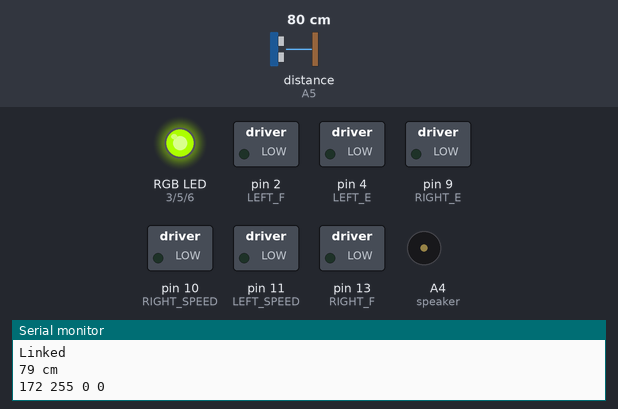
This sketch was run on a simulated Arduino Uno, built with avr-gcc and run on an emulated ATmega328P. Shown: switched loads named in the sketch (green lamp = pin HIGH), an RGB LED mixed from three pins (HIGH = lit), buzzer (waves = sounding, pin HIGH), the last lines printed to the serial monitor. Wiring (inferred from the names in the program): ultrasonic range finder: trigger pin 12; echo A5. Inputs (shaded band) come from the test bench; at power-on: distance to the obstacle (sensor on A5) 80 cm. The echo pulse lasts 58.3 µs per cm; the modem accepts every AT command (registered, SIM ready, sends succeed) and sends nothing else; pins used as bus, display or sensor lines are not drawn.

Above: at 10.4 s.
10.5 s: distance to the obstacle (sensor on A5) set to 7 cm
At 12.4 s:
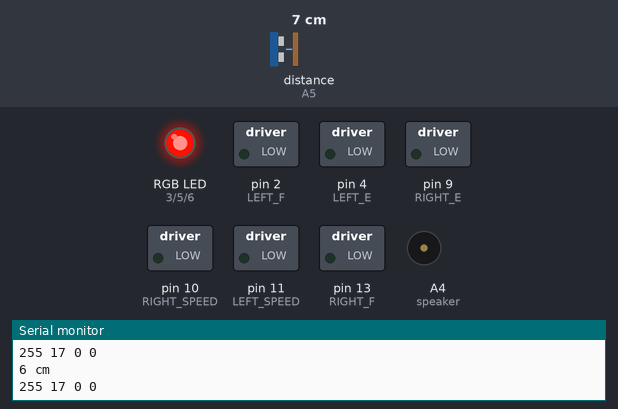
12.7 s: distance to the obstacle (sensor on A5) set to 4 cm
At 14.1 s:
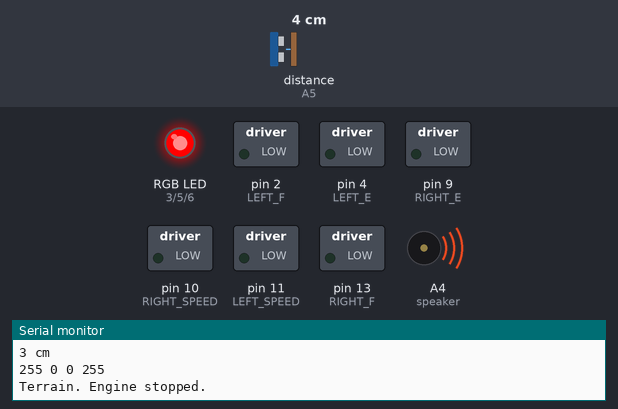
14.8 s: distance to the obstacle (sensor on A5) set to 60 cm
At 18.7 s:
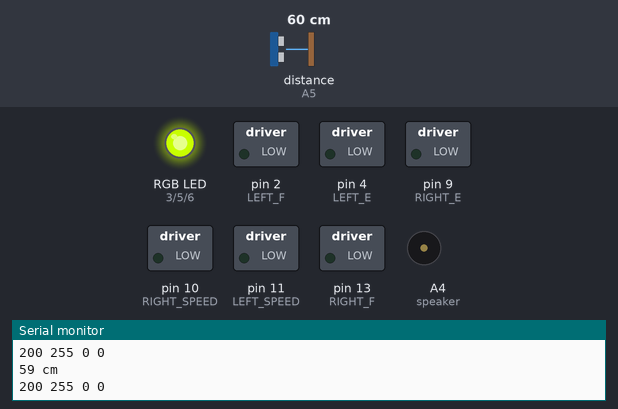
19.0 s: distance to the obstacle (sensor on A5) set to 250 cm
21.2 s: distance to the obstacle (sensor on A5) set to 205 cm
23.0 s: distance to the obstacle (sensor on A5) set to 197 cm
At 25.3 s:
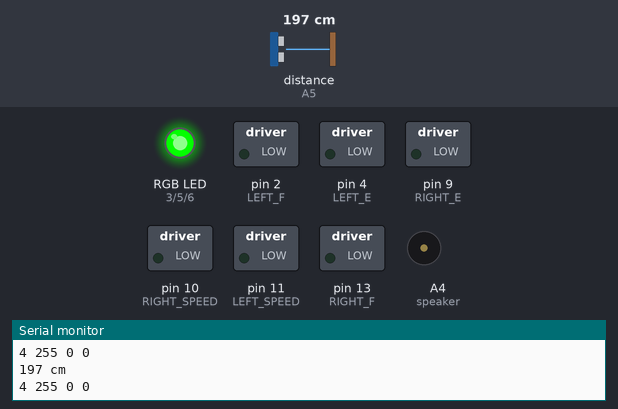
Timing chart, 0 to 26.4 s (numbered marks = the images above; inputs shaded):
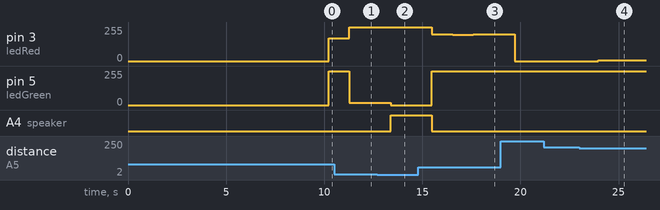

The sketch:

WiFiTest.ino
```cpp
#include <SoftwareSerial.h>
#define RX 8
#define TX 7

#define LEFT_SPEED 11
#define LEFT_F 2
#define LEFT_E 4
#define RIGHT_SPEED 10
#define RIGHT_F 13
#define RIGHT_E 9

#define trigPin 12
#define echoPin A5
#define ledRed 3
#define ledGreen 5
#define ledBlue 6
#define speaker A4

SoftwareSerial esp8266(RX, TX);

String ipAddress = "192.168.43.1";
int rmtPort = 23333;
int rxPort = 11122;

int countTimeCommand;
bool found = false;

void setup() {
  Serial.begin(9600);
  Serial.println("Arduino online.");

  pinMode(LEFT_F, OUTPUT);
  pinMode(LEFT_E, OUTPUT);
  pinMode(RIGHT_F, OUTPUT);
  pinMode(RIGHT_E, OUTPUT);

  pinMode(trigPin, OUTPUT);
  pinMode(echoPin, INPUT);
  pinMode(ledRed, OUTPUT);
  pinMode(ledGreen, OUTPUT);
  pinMode(ledBlue, OUTPUT);
  pinMode(speaker, OUTPUT);

  delay(50);
  esp8266.begin(115200);
  delay(50);
  sendCommand("AT", 5, "OK");
  sendCmd("AT+CIFSR", 2000);
  sendCmd("AT+CWMODE=1",1000);
  sendCmd("AT+CWJAP=\"XZman\",\"1234567890123\"", 5000);
  sendCmd("AT+CIPMUX=0", 100);
  sendCmd(String("AT+CIPSTART=\"UDP\",") + "\"" + ipAddress + "\"," + rmtPort + "," + rxPort + ",0", 1000);
}

void loop() {
  /* wifi and motor control */
  esp8266.listen();
  char lchar = 0;
  char rchar = 0;
  bool forward = true;
  if (esp8266.find(':')) {
    lchar = esp8266.read();
    rchar = esp8266.read();
    int leftSpeed = (int) lchar;
    int rightSpeed = (int) rchar;
    Serial.print("leftSpeed: ");
    Serial.println(leftSpeed);
    Serial.print("rightSpeed: ");
    Serial.println(rightSpeed);

    forward = getDirection(leftSpeed, rightSpeed);
    Serial.println(forward);
    if (forward) {
      digitalWrite(LEFT_F, HIGH);
      digitalWrite(LEFT_E, LOW);
      digitalWrite(RIGHT_F, HIGH);
      digitalWrite(RIGHT_E, LOW);
    } else {
      digitalWrite(LEFT_F, LOW);
      digitalWrite(LEFT_E, HIGH);
      digitalWrite(RIGHT_F, LOW);
      digitalWrite(RIGHT_E, HIGH);
    }

    analogWrite(LEFT_SPEED, abs(leftSpeed) * 128 / 100);
    analogWrite(RIGHT_SPEED, abs(rightSpeed)* 128 / 100);
  }

  /* ultrasonic and LED control */
  long duration, distance;
  digitalWrite(trigPin, LOW);  // Added this line
  delayMicroseconds(2); // Added this line
  digitalWrite(trigPin, HIGH);
//  delayMicroseconds(1000); - Removed this line
  delayMicroseconds(10); // Added this line
  digitalWrite(trigPin, LOW);
  duration = pulseIn(echoPin, HIGH,100000);
  distance = (duration * 1.0 / 2) / 29.1;
  int r = 0,
      g = 0,
      b = 0,
      s = 0;
  bool stopMotor = false;
  if (20 <= distance && distance < 200) {
    r = -17 * distance / 12 + 850 / 3;
    g = 255;
    b = 0;
  }
  else if (5 <= distance && distance < 20) {
    r = 255;
    g = 17 * distance - 85;
    b = 0;
  }
  else if (0 < distance && distance < 5) {
    r = 255;
    g = 0;
    b = 0;
    stopMotor = true;
    s = 255;
  }
  else if (distance >= 200 || distance <= 0) {
    Serial.println("Out of range");
    r = b = 0;
    g = 255;
  }
  analogWrite(ledRed, r);
  analogWrite(ledGreen, g);
  analogWrite(ledBlue, b);
  analogWrite(speaker, s);

  Serial.print(distance);
  Serial.println(" cm");
  Serial.println(String(r) + " " + g + " " + b + " " + s);

  if (stopMotor && forward) {
    analogWrite(LEFT_SPEED, 0);
    analogWrite(RIGHT_SPEED, 0);
    Serial.println("Terrain. Engine stopped.");
  }

  delay(50);
}

// true for forward, false for backward
inline bool getDirection(int leftSpd, int rightSpd) {
  return leftSpd >= 0 && rightSpd >= 0;
}

inline int abs(int x) {
  return x >= 0 ? x : -x;
}

// !!!!! assume len < 2048 !!!!!
//void sendData(String s, int len, String ip, int port, int timeout) {
//}

String sendCmd(String cmd, int timeout) {
  String rx_str = "";
  esp8266.println(cmd);
  esp8266.listen();
  delay(timeout);
  while (esp8266.available() > 0) {
    char rx_byte = 0;
    rx_byte = esp8266.read();
    Serial.print(rx_byte);
    rx_str += rx_byte;
  }
  return rx_str;
}

void sendCommand(String command, int maxTime, char readReplay[]) {
  Serial.print("AT command => ");
  Serial.print(command);
  Serial.print(" ");
  while(countTimeCommand < (maxTime*1))
  {
    esp8266.println(command);//at+cipsend

    if (readReplay == nullptr) {
      found = true;
      break;
    } else if(esp8266.find(readReplay))//ok
    {
      found = true;
      break;
    }

    countTimeCommand++;
  }

  if(found == true)
  {
    Serial.println("OYI");
    countTimeCommand = 0;
  }

  if(found == false)
  {
    Serial.println("Fail");
    countTimeCommand = 0;
  }

  found = false;
 }
```

Measured:
- the behaviour switches between 6 and 5 cm on distance to the obstacle (sensor on A5) (found by bisection; images 1 and 2)
- after the input at 10.5 s, pin 3 (ledRed): 172/255 → 255/255 after 0.78 s; pin 5 (ledGreen): 255/255 → 17/255 after 0.78 s
- after the input at 12.7 s, pin 5 (ledGreen): 17/255 → 0/255 after 0.68 s; A4 (speaker): LOW → HIGH after 0.68 s
- after the input at 14.8 s, pin 3 (ledRed): 255/255 → 200/255 after 0.69 s, → 198/255 1.1 s later, → 200/255 1.1 s later; pin 5 (ledGreen): 0/255 → 255/255 after 0.69 s; A4 (speaker): HIGH → LOW after 0.69 s
- after the input at 23.0 s, pin 3 (ledRed): 0/255 → 4/255 after 0.97 s
